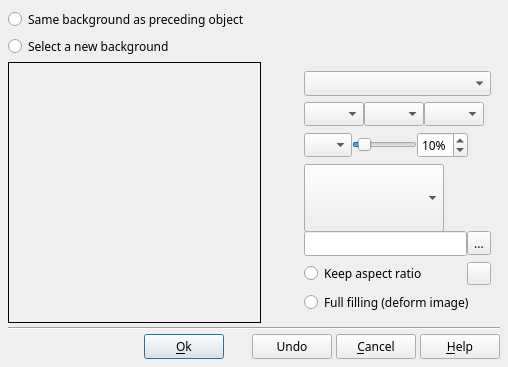
<?xml version="1.0" encoding="UTF-8"?>
<ui version="4.0">
 <class>DlgBackgroundProperties</class>
 <widget class="QDialog" name="DlgBackgroundProperties">
  <property name="geometry">
   <rect>
    <x>0</x>
    <y>0</y>
    <width>508</width>
    <height>367</height>
   </rect>
  </property>
  <property name="minimumSize">
   <size>
    <width>500</width>
    <height>300</height>
   </size>
  </property>
  <property name="font">
   <font>
    <family>Sans Serif</family>
    <pointsize>9</pointsize>
   </font>
  </property>
  <property name="windowTitle">
   <string>Background properties</string>
  </property>
  <layout class="QVBoxLayout" name="verticalLayout">
   <property name="spacing">
    <number>4</number>
   </property>
   <property name="leftMargin">
    <number>8</number>
   </property>
   <property name="topMargin">
    <number>8</number>
   </property>
   <property name="rightMargin">
    <number>8</number>
   </property>
   <property name="bottomMargin">
    <number>8</number>
   </property>
   <item>
    <widget class="QRadioButton" name="SameBackgroundRD">
     <property name="sizePolicy">
      <sizepolicy hsizetype="Preferred" vsizetype="Fixed">
       <horstretch>0</horstretch>
       <verstretch>0</verstretch>
      </sizepolicy>
     </property>
     <property name="toolTip">
      <string>If this option is selected, the slide will have no background definition  but will use the same background as the previous slide:
- If the previous slide does not have a background definition either, the check continues backwards until a slide is found which does have a background definition.
- If no previous slide has a background definition, then a black frame will be used.</string>
     </property>
     <property name="text">
      <string>Same background as preceding object</string>
     </property>
    </widget>
   </item>
   <item>
    <widget class="QRadioButton" name="NewBackgroundRD">
     <property name="sizePolicy">
      <sizepolicy hsizetype="Preferred" vsizetype="Fixed">
       <horstretch>0</horstretch>
       <verstretch>0</verstretch>
      </sizepolicy>
     </property>
     <property name="toolTip">
      <string>If this option is selected, the slide will have its own background definition.</string>
     </property>
     <property name="text">
      <string>Select a new background</string>
     </property>
    </widget>
   </item>
   <item>
    <widget class="QWidget" name="widget" native="true">
     <layout class="QHBoxLayout" name="horizontalLayout_7">
      <property name="spacing">
       <number>4</number>
      </property>
      <property name="leftMargin">
       <number>0</number>
      </property>
      <property name="topMargin">
       <number>0</number>
      </property>
      <property name="rightMargin">
       <number>0</number>
      </property>
      <property name="bottomMargin">
       <number>0</number>
      </property>
      <item>
       <widget class="QLabel" name="Preview">
        <property name="sizePolicy">
         <sizepolicy hsizetype="Expanding" vsizetype="Expanding">
          <horstretch>0</horstretch>
          <verstretch>0</verstretch>
         </sizepolicy>
        </property>
        <property name="frameShape">
         <enum>QFrame::Shape::Box</enum>
        </property>
        <property name="text">
         <string notr="true"/>
        </property>
       </widget>
      </item>
      <item>
       <widget class="QWidget" name="scrollArea" native="true">
        <layout class="QGridLayout" name="gridLayout_2">
         <item row="1" column="0">
          <widget class="QLabel" name="FirstColorLabel">
           <property name="text">
            <string notr="true"/>
           </property>
           <property name="pixmap">
            <pixmap resource="../RSCffDiaporama.qrc">:/img/color.png</pixmap>
           </property>
           <property name="alignment">
            <set>Qt::AlignmentFlag::AlignRight|Qt::AlignmentFlag::AlignTrailing|Qt::AlignmentFlag::AlignVCenter</set>
           </property>
          </widget>
         </item>
         <item row="7" column="1">
          <spacer name="verticalSpacer">
           <property name="orientation">
            <enum>Qt::Orientation::Vertical</enum>
           </property>
           <property name="sizeHint" stdset="0">
            <size>
             <width>20</width>
             <height>40</height>
            </size>
           </property>
          </spacer>
         </item>
         <item row="0" column="0">
          <widget class="QLabel" name="BrushTypeLabel">
           <property name="text">
            <string notr="true"/>
           </property>
           <property name="pixmap">
            <pixmap resource="../RSCffDiaporama.qrc">:/img/color_fill.png</pixmap>
           </property>
           <property name="alignment">
            <set>Qt::AlignmentFlag::AlignRight|Qt::AlignmentFlag::AlignTrailing|Qt::AlignmentFlag::AlignVCenter</set>
           </property>
          </widget>
         </item>
         <item row="3" column="1">
          <layout class="QHBoxLayout" name="horizontalLayout_5">
           <property name="spacing">
            <number>0</number>
           </property>
           <property name="leftMargin">
            <number>0</number>
           </property>
           <property name="topMargin">
            <number>0</number>
           </property>
           <property name="rightMargin">
            <number>0</number>
           </property>
           <property name="bottomMargin">
            <number>0</number>
           </property>
           <item>
            <widget class="cBackgroundComboBox" name="BackgroundCombo">
             <property name="minimumSize">
              <size>
               <width>140</width>
               <height>68</height>
              </size>
             </property>
             <property name="maximumSize">
              <size>
               <width>140</width>
               <height>68</height>
              </size>
             </property>
             <property name="toolTip">
              <string>Allows you to select an image.</string>
             </property>
            </widget>
           </item>
           <item>
            <widget class="QLabel" name="BackgroundComboSpacer">
             <property name="sizePolicy">
              <sizepolicy hsizetype="Preferred" vsizetype="Preferred">
               <horstretch>0</horstretch>
               <verstretch>0</verstretch>
              </sizepolicy>
             </property>
             <property name="text">
              <string notr="true"/>
             </property>
            </widget>
           </item>
          </layout>
         </item>
         <item row="4" column="0">
          <widget class="QLabel" name="ImageFileLabel">
           <property name="sizePolicy">
            <sizepolicy hsizetype="Fixed" vsizetype="Fixed">
             <horstretch>0</horstretch>
             <verstretch>0</verstretch>
            </sizepolicy>
           </property>
           <property name="minimumSize">
            <size>
             <width>24</width>
             <height>24</height>
            </size>
           </property>
           <property name="maximumSize">
            <size>
             <width>24</width>
             <height>24</height>
            </size>
           </property>
           <property name="text">
            <string notr="true"/>
           </property>
           <property name="pixmap">
            <pixmap resource="../RSCffDiaporama.qrc">:/img/object_image.png</pixmap>
           </property>
           <property name="scaledContents">
            <bool>true</bool>
           </property>
           <property name="alignment">
            <set>Qt::AlignmentFlag::AlignRight|Qt::AlignmentFlag::AlignTrailing|Qt::AlignmentFlag::AlignVCenter</set>
           </property>
          </widget>
         </item>
         <item row="0" column="1">
          <widget class="QComboBox" name="BrushTypeCombo">
           <property name="toolTip">
            <string>Allows you to select a brush type in the following list:
- Solid brush: Allow to selects a plain color.
- Gradient 2 colors: Allow to select a gradient from 2 colors
- Gradient 3 colors: Allow to select a gradient from 3 colors
- Image from library: Allow to select a predefined background
- Image disk: Allow to select a photo or an image from a file on the disk.</string>
           </property>
          </widget>
         </item>
         <item row="3" column="0">
          <layout class="QVBoxLayout" name="verticalLayout_2">
           <property name="spacing">
            <number>0</number>
           </property>
           <property name="leftMargin">
            <number>0</number>
           </property>
           <property name="topMargin">
            <number>0</number>
           </property>
           <property name="rightMargin">
            <number>0</number>
           </property>
           <property name="bottomMargin">
            <number>0</number>
           </property>
           <item>
            <widget class="QLabel" name="ImageLibraryLabel">
             <property name="minimumSize">
              <size>
               <width>24</width>
               <height>24</height>
              </size>
             </property>
             <property name="maximumSize">
              <size>
               <width>24</width>
               <height>24</height>
              </size>
             </property>
             <property name="text">
              <string/>
             </property>
             <property name="pixmap">
              <pixmap resource="../RSCffDiaporama.qrc">:/img/object_image.png</pixmap>
             </property>
             <property name="scaledContents">
              <bool>true</bool>
             </property>
             <property name="alignment">
              <set>Qt::AlignmentFlag::AlignRight|Qt::AlignmentFlag::AlignTop|Qt::AlignmentFlag::AlignTrailing</set>
             </property>
            </widget>
           </item>
           <item>
            <widget class="QLabel" name="ImageLibraryLabel2">
             <property name="text">
              <string notr="true"/>
             </property>
            </widget>
           </item>
          </layout>
         </item>
         <item row="2" column="0">
          <widget class="QLabel" name="OrientationLabel">
           <property name="text">
            <string notr="true"/>
           </property>
           <property name="pixmap">
            <pixmap resource="../RSCffDiaporama.qrc">:/img/Distance.png</pixmap>
           </property>
           <property name="alignment">
            <set>Qt::AlignmentFlag::AlignRight|Qt::AlignmentFlag::AlignTrailing|Qt::AlignmentFlag::AlignVCenter</set>
           </property>
          </widget>
         </item>
         <item row="5" column="1">
          <layout class="QHBoxLayout" name="horizontalLayout_8">
           <property name="spacing">
            <number>2</number>
           </property>
           <property name="leftMargin">
            <number>0</number>
           </property>
           <property name="topMargin">
            <number>0</number>
           </property>
           <property name="rightMargin">
            <number>0</number>
           </property>
           <property name="bottomMargin">
            <number>0</number>
           </property>
           <item>
            <widget class="QRadioButton" name="KeepRatioRB">
             <property name="sizePolicy">
              <sizepolicy hsizetype="Minimum" vsizetype="Fixed">
               <horstretch>0</horstretch>
               <verstretch>0</verstretch>
              </sizepolicy>
             </property>
             <property name="toolTip">
              <string>If this box is checked, the image isn't deformed and you can open the Image framing dialog to select a part of the image.</string>
             </property>
             <property name="text">
              <string>Keep aspect ratio</string>
             </property>
            </widget>
           </item>
           <item>
            <widget class="QToolButton" name="ImageEditCorrectBT">
             <property name="toolTip">
              <string>Opens the Image framing dialog to select a part of the image.</string>
             </property>
             <property name="text">
              <string notr="true"/>
             </property>
             <property name="icon">
              <iconset resource="../RSCffDiaporama.qrc">
               <normaloff>:/img/EditImage.png</normaloff>:/img/EditImage.png</iconset>
             </property>
            </widget>
           </item>
          </layout>
         </item>
         <item row="2" column="1">
          <layout class="QHBoxLayout" name="horizontalLayout_3">
           <property name="spacing">
            <number>0</number>
           </property>
           <property name="leftMargin">
            <number>0</number>
           </property>
           <property name="topMargin">
            <number>0</number>
           </property>
           <property name="rightMargin">
            <number>0</number>
           </property>
           <property name="bottomMargin">
            <number>0</number>
           </property>
           <item>
            <widget class="cCGrdOrientationComboBox" name="OrientationCombo">
             <property name="sizePolicy">
              <sizepolicy hsizetype="Fixed" vsizetype="Fixed">
               <horstretch>0</horstretch>
               <verstretch>0</verstretch>
              </sizepolicy>
             </property>
             <property name="minimumSize">
              <size>
               <width>48</width>
               <height>24</height>
              </size>
             </property>
             <property name="maximumSize">
              <size>
               <width>48</width>
               <height>24</height>
              </size>
             </property>
             <property name="toolTip">
              <string>Allows you to select the gradient orientation.</string>
             </property>
             <property name="iconSize">
              <size>
               <width>64</width>
               <height>16</height>
              </size>
             </property>
            </widget>
           </item>
           <item>
            <widget class="QSlider" name="IntermPosSlider">
             <property name="sizePolicy">
              <sizepolicy hsizetype="Fixed" vsizetype="Fixed">
               <horstretch>0</horstretch>
               <verstretch>0</verstretch>
              </sizepolicy>
             </property>
             <property name="minimumSize">
              <size>
               <width>65</width>
               <height>0</height>
              </size>
             </property>
             <property name="maximumSize">
              <size>
               <width>65</width>
               <height>16777215</height>
              </size>
             </property>
             <property name="toolTip">
              <string>Allows you to define the position (in percentage) of the 3rd gradient color.</string>
             </property>
             <property name="minimum">
              <number>1</number>
             </property>
             <property name="value">
              <number>10</number>
             </property>
             <property name="orientation">
              <enum>Qt::Orientation::Horizontal</enum>
             </property>
            </widget>
           </item>
           <item>
            <widget class="QSpinBox" name="IntermPosED">
             <property name="sizePolicy">
              <sizepolicy hsizetype="Fixed" vsizetype="Fixed">
               <horstretch>0</horstretch>
               <verstretch>0</verstretch>
              </sizepolicy>
             </property>
             <property name="toolTip">
              <string>Allows you to define the position (in percentage) of the 3rd gradient color.</string>
             </property>
             <property name="suffix">
              <string notr="true">%</string>
             </property>
             <property name="minimum">
              <number>1</number>
             </property>
             <property name="value">
              <number>10</number>
             </property>
            </widget>
           </item>
           <item>
            <widget class="QLabel" name="OrientationSpacer">
             <property name="sizePolicy">
              <sizepolicy hsizetype="Minimum" vsizetype="Preferred">
               <horstretch>0</horstretch>
               <verstretch>0</verstretch>
              </sizepolicy>
             </property>
             <property name="text">
              <string notr="true"/>
             </property>
            </widget>
           </item>
          </layout>
         </item>
         <item row="1" column="1">
          <layout class="QHBoxLayout" name="horizontalLayout_6">
           <property name="spacing">
            <number>0</number>
           </property>
           <property name="leftMargin">
            <number>0</number>
           </property>
           <property name="topMargin">
            <number>0</number>
           </property>
           <property name="rightMargin">
            <number>0</number>
           </property>
           <property name="bottomMargin">
            <number>0</number>
           </property>
           <item>
            <widget class="ColorComboBox" name="FirstColorCombo">
             <property name="sizePolicy">
              <sizepolicy hsizetype="Fixed" vsizetype="Fixed">
               <horstretch>0</horstretch>
               <verstretch>0</verstretch>
              </sizepolicy>
             </property>
             <property name="minimumSize">
              <size>
               <width>60</width>
               <height>24</height>
              </size>
             </property>
             <property name="maximumSize">
              <size>
               <width>60</width>
               <height>24</height>
              </size>
             </property>
             <property name="toolTip">
              <string>Allows you to select the first color.</string>
             </property>
            </widget>
           </item>
           <item>
            <widget class="ColorComboBox" name="IntermColorCombo">
             <property name="sizePolicy">
              <sizepolicy hsizetype="Fixed" vsizetype="Fixed">
               <horstretch>0</horstretch>
               <verstretch>0</verstretch>
              </sizepolicy>
             </property>
             <property name="minimumSize">
              <size>
               <width>60</width>
               <height>24</height>
              </size>
             </property>
             <property name="maximumSize">
              <size>
               <width>60</width>
               <height>24</height>
              </size>
             </property>
             <property name="toolTip">
              <string>Allows you to select the second color.</string>
             </property>
            </widget>
           </item>
           <item>
            <widget class="ColorComboBox" name="FinalColorCombo">
             <property name="sizePolicy">
              <sizepolicy hsizetype="Fixed" vsizetype="Fixed">
               <horstretch>0</horstretch>
               <verstretch>0</verstretch>
              </sizepolicy>
             </property>
             <property name="minimumSize">
              <size>
               <width>60</width>
               <height>24</height>
              </size>
             </property>
             <property name="maximumSize">
              <size>
               <width>60</width>
               <height>24</height>
              </size>
             </property>
             <property name="toolTip">
              <string>Allows you to select the last color.</string>
             </property>
            </widget>
           </item>
           <item>
            <widget class="QLabel" name="FirstColorSpacer">
             <property name="sizePolicy">
              <sizepolicy hsizetype="Preferred" vsizetype="Preferred">
               <horstretch>0</horstretch>
               <verstretch>0</verstretch>
              </sizepolicy>
             </property>
             <property name="text">
              <string notr="true"/>
             </property>
            </widget>
           </item>
          </layout>
         </item>
         <item row="6" column="1">
          <widget class="QRadioButton" name="FullFillRB">
           <property name="sizePolicy">
            <sizepolicy hsizetype="Minimum" vsizetype="Fixed">
             <horstretch>0</horstretch>
             <verstretch>0</verstretch>
            </sizepolicy>
           </property>
           <property name="toolTip">
            <string>If this box is checked, the image fills the screen, even if it has to be deformed.</string>
           </property>
           <property name="text">
            <string>Full filling (deform image)</string>
           </property>
          </widget>
         </item>
         <item row="4" column="1">
          <layout class="QHBoxLayout" name="horizontalLayout_4">
           <property name="spacing">
            <number>0</number>
           </property>
           <property name="leftMargin">
            <number>0</number>
           </property>
           <property name="topMargin">
            <number>0</number>
           </property>
           <property name="rightMargin">
            <number>0</number>
           </property>
           <property name="bottomMargin">
            <number>0</number>
           </property>
           <item>
            <widget class="QLineEdit" name="ImageFileED">
             <property name="sizePolicy">
              <sizepolicy hsizetype="Preferred" vsizetype="Fixed">
               <horstretch>0</horstretch>
               <verstretch>0</verstretch>
              </sizepolicy>
             </property>
             <property name="text">
              <string notr="true"/>
             </property>
             <property name="readOnly">
              <bool>true</bool>
             </property>
            </widget>
           </item>
           <item>
            <widget class="QToolButton" name="ImageFileBT">
             <property name="toolTip">
              <string>Allows you to select a photo or an image from a file on the disk.</string>
             </property>
             <property name="text">
              <string notr="true">...</string>
             </property>
             <property name="icon">
              <iconset resource="../RSCffDiaporama.qrc">
               <normaloff>:/img/FolderOpen.png</normaloff>:/img/FolderOpen.png</iconset>
             </property>
            </widget>
           </item>
          </layout>
         </item>
        </layout>
       </widget>
      </item>
     </layout>
    </widget>
   </item>
   <item>
    <widget class="Line" name="line">
     <property name="sizePolicy">
      <sizepolicy hsizetype="Preferred" vsizetype="Fixed">
       <horstretch>0</horstretch>
       <verstretch>0</verstretch>
      </sizepolicy>
     </property>
     <property name="orientation">
      <enum>Qt::Orientation::Horizontal</enum>
     </property>
    </widget>
   </item>
   <item>
    <layout class="QHBoxLayout" name="horizontalLayout_2">
     <property name="spacing">
      <number>4</number>
     </property>
     <item>
      <spacer name="horizontalSpacer_2">
       <property name="orientation">
        <enum>Qt::Orientation::Horizontal</enum>
       </property>
       <property name="sizeHint" stdset="0">
        <size>
         <width>40</width>
         <height>20</height>
        </size>
       </property>
      </spacer>
     </item>
     <item>
      <widget class="QPushButton" name="OKBT">
       <property name="toolTip">
        <string>Accept modification and exit dialog box</string>
       </property>
       <property name="text">
        <string>&amp;Ok</string>
       </property>
       <property name="icon">
        <iconset resource="../RSCffDiaporama.qrc">
         <normaloff>:/img/action_ok.png</normaloff>:/img/action_ok.png</iconset>
       </property>
      </widget>
     </item>
     <item>
      <widget class="QLabel" name="label_2">
       <property name="sizePolicy">
        <sizepolicy hsizetype="Fixed" vsizetype="Preferred">
         <horstretch>0</horstretch>
         <verstretch>0</verstretch>
        </sizepolicy>
       </property>
       <property name="minimumSize">
        <size>
         <width>20</width>
         <height>0</height>
        </size>
       </property>
       <property name="maximumSize">
        <size>
         <width>20</width>
         <height>16777215</height>
        </size>
       </property>
       <property name="text">
        <string notr="true"/>
       </property>
      </widget>
     </item>
     <item>
      <widget class="QPushButton" name="UndoBT">
       <property name="toolTip">
        <string>Undo last action (CTRL+Z)</string>
       </property>
       <property name="text">
        <string>Undo</string>
       </property>
       <property name="icon">
        <iconset resource="../RSCffDiaporama.qrc">
         <normaloff>:/img/undo24.png</normaloff>:/img/undo24.png</iconset>
       </property>
       <property name="shortcut">
        <string>Ctrl+Z</string>
       </property>
      </widget>
     </item>
     <item>
      <widget class="QPushButton" name="CancelBt">
       <property name="toolTip">
        <string>Cancel modification and exit dialog box</string>
       </property>
       <property name="text">
        <string>&amp;Cancel</string>
       </property>
       <property name="icon">
        <iconset resource="../RSCffDiaporama.qrc">
         <normaloff>:/img/action_cancel.png</normaloff>:/img/action_cancel.png</iconset>
       </property>
      </widget>
     </item>
     <item>
      <widget class="QPushButton" name="HelpBt">
       <property name="toolTip">
        <string>Show help about this dialogue box</string>
       </property>
       <property name="text">
        <string>&amp;Help</string>
       </property>
       <property name="icon">
        <iconset resource="../RSCffDiaporama.qrc">
         <normaloff>:/img/help.png</normaloff>:/img/help.png</iconset>
       </property>
      </widget>
     </item>
    </layout>
   </item>
  </layout>
 </widget>
 <customwidgets>
  <customwidget>
   <class>cCGrdOrientationComboBox</class>
   <extends>QComboBox</extends>
   <header>../ffDiaporama_lib/cGrdOrientationComboBox.h</header>
  </customwidget>
  <customwidget>
   <class>cBackgroundComboBox</class>
   <extends>QComboBox</extends>
   <header>../ffDiaporama_lib/cBackgroundComboBox.h</header>
  </customwidget>
  <customwidget>
   <class>ColorComboBox</class>
   <extends>QComboBox</extends>
   <header>colorcombobox.h</header>
  </customwidget>
 </customwidgets>
 <resources>
  <include location="../RSCffDiaporama.qrc"/>
 </resources>
 <connections/>
</ui>
